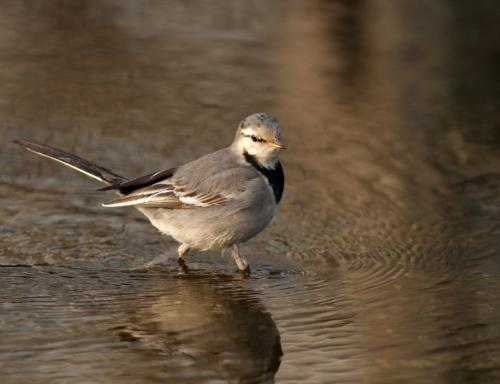
#> input picture src/assets/dataset/bird/0a18deb4-40cd-3f63-8d2b-78381b80.jpg, 500 x 384 px
$ python -i elementselect.py   (imports and definitions only)   (older library calls are emulated)
#> lines starting #> are read from the running program, lines starting #| are printed output that depends on the picture; after the words box and inside, x2 and y2 are one past the last pixel; in counts of white or black regions, pixels touching at a corner belong together
import cv2
import numpy as np

def select(filename):
    image = cv2.imread(filename)
#> image is the input picture: shape (384, 500, 3); mean B, G, R 60.1, 79.6, 96.4
    sp = image.shape
#> sp = (384, 500, 3)
    gray = cv2.cvtColor(image, cv2.COLOR_BGR2GRAY)
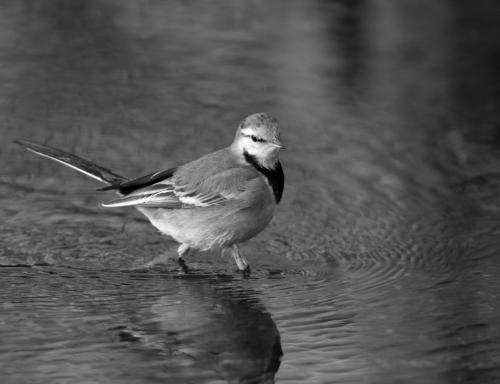
#> gray: shape (384, 500); min 0, max 252, mean 82.4

    gradX = cv2.Sobel(gray, ddepth=cv2.CV_32F, dx=1, dy=0, ksize=-1)
    gradY = cv2.Sobel(gray, ddepth=cv2.CV_32F, dx=0, dy=1, ksize=-1)
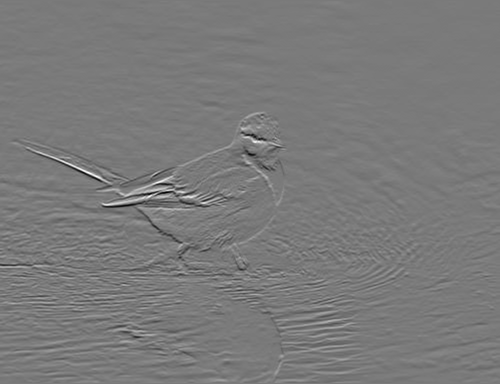
#> gradY: shape (384, 500) float32; min -2758, max 2986, mean 1.4; drawn with min black and max white

    #subtract the y-gradient from the x-gradient
    gradient = cv2.subtract(gradX, gradY)
    gradient = cv2.convertScaleAbs(gradient)
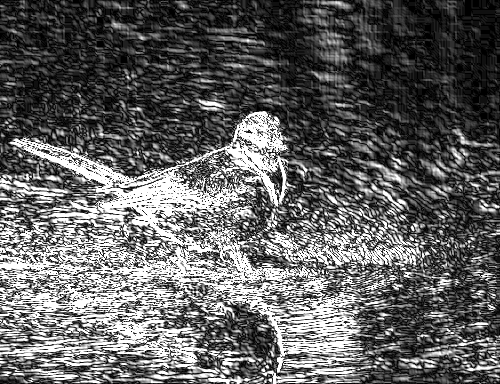
#> gradient: shape (384, 500); min 0, max 255, mean 97.5

    #blur thej threshold the image
    blurred = cv2.blur(gradient, (9, 9))
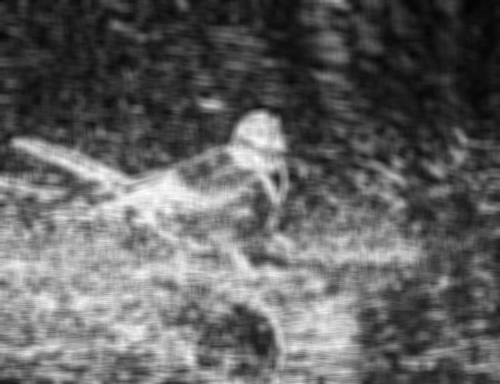
#> blurred: shape (384, 500); min 3, max 252, mean 97.6
    (_, thresh) = cv2.threshold(blurred, 90, 255, cv2.THRESH_BINARY)
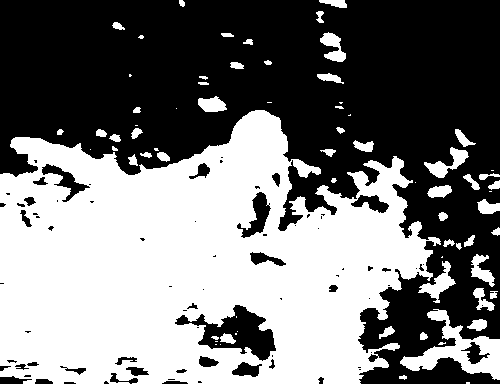
#> thresh: shape (384, 500); 47.1% white; 72 white regions (21 under 20 px), largest, box (x1, y1, x2, y2) and area: (0, 110, 441, 384) 82318, (400, 309, 500, 380) 2468, (418, 261, 456, 303) 539

    kernel = cv2.getStructuringElement(cv2.MORPH_RECT, (25, 25))
    closed = cv2.morphologyEx(thresh, cv2.MORPH_CLOSE, kernel)
#> closed: shape (384, 500); 61.1% white; 9 black regions, largest, box (x1, y1, x2, y2) and area: (0, 0, 336, 159) 44061, (329, 0, 500, 170) 24451, (390, 291, 427, 343) 1756

    #perform a series of erosions and dilations
    closed = cv2.erode(closed, None, iterations=4)
#> closed: shape (384, 500); 56.5% white; 7 black regions, largest, box (x1, y1, x2, y2) and area: (0, 0, 500, 174) 74262, (386, 287, 431, 347) 2532, (363, 360, 470, 384) 2186
    closed = cv2.dilate(closed, None, iterations=4)
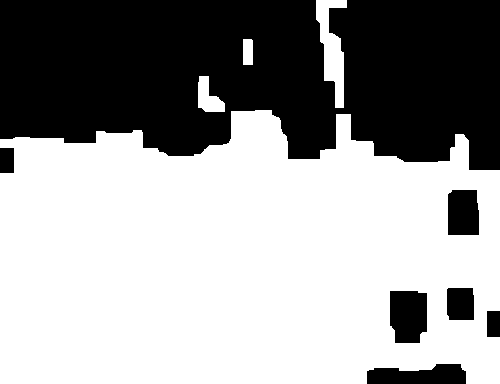
#> closed: shape (384, 500); 60.7% white; 7 black regions

    (im2, cnts, opt) = cv2.findContours(closed.copy(), cv2.RETR_EXTERNAL, cv2.CHAIN_APPROX_SIMPLE)
#> cnts = 4 contours; box (x1, y1, x2, y2) and area: (0, 110, 500, 384) 116998, (316, 0, 347, 108) 1547, (198, 76, 225, 112) 536, (243, 39, 253, 65) 224; opt = [[1, -1, -1, -1], [2, 0, -1, -1], [3, 1, -1, -1], [-1, 2, -1, -1]]
    #print cv2.contourArea(cnts);
    # cv2.imshow("Image", im2)
    # cv2.waitKey(0)
    c = sorted(cnts, key=cv2.contourArea, reverse=True)[0]
#> c = contour of 160 points, box (x1, y1, x2, y2) (0, 110, 500, 384), area 116998

    #compute the rotated bounding box of the largest contour
    rect = cv2.minAreaRect(c)
#> rect = ((249.5, 246.5), (273, 499), -90)
    box = np.int0(cv2.boxPoints(rect))
#> box = [[498, 382], [0, 382], [0, 110], [498, 110]]

    # [4 lines of commented-out code are left out]

    Xs = [i[0] for i in box]
#> Xs = [498, 0, 0, 498]
    Ys = [i[1] for i in box]
#> Ys = [382, 382, 110, 110]
    x1 = max(min(Xs),0)
#> x1 = 0
    x2 = min(max(Xs),sp[1])
#> x2 = 498
    y1 = max(min(Ys),0)
#> y1 = 110
    y2 = min(max(Ys),sp[0])
#> y2 = 382
    hight = y2 - y1
#> hight = 272
    width = x2 - x1
#> width = 498
    cropImg = image[y1:y2, x1:x2]
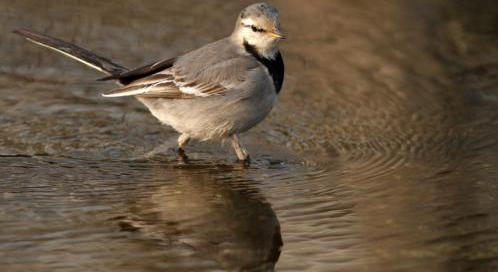
#> cropImg: shape (272, 498, 3); mean B, G, R 63.8, 83.5, 100.4
    # cv2.imshow("Image", cropImg)
    # cv2.waitKey(0)
    cv2.imwrite(filename, cropImg)

# select("d:/2data/dataset/bird9.jpg")

>>> result = select('../src/assets/dataset/bird/0a18deb4-40cd-3f63-8d2b-78381b80.jpg')

$ run again, on src/assets/dataset/bird/0ac70f33-b02d-3aeb-9944-29268a07.jpg
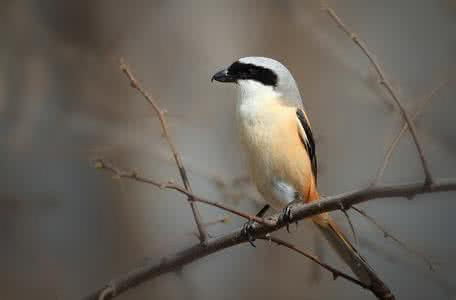
#> input picture src/assets/dataset/bird/0ac70f33-b02d-3aeb-9944-29268a07.jpg, 456 x 300 px
#> in select, image is the input picture: shape (300, 456, 3); mean B, G, R 89.5, 97.9, 104.2
#> in select, `(_, thresh) = cv2.threshold(blurred, 90, 255, cv2.THRESH_BINARY)`:
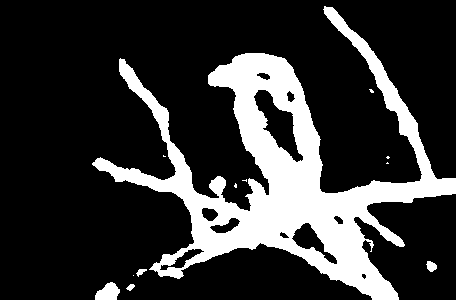
#> thresh: shape (300, 456); 20.9% white; 12 white regions (7 under 20 px), largest, box (x1, y1, x2, y2) and area: (92, 6, 456, 300) 28075, (95, 282, 120, 300) 314, (426, 261, 437, 272) 84, (136, 269, 147, 277) 45, (126, 284, 135, 291) 38
#> cnts = 6 contours; box (x1, y1, x2, y2) and area: (96, 53, 456, 300) 31997, (95, 282, 134, 300) 559, (120, 65, 142, 92) 324, (153, 106, 169, 130) 272, (323, 0, 338, 20) 241, (354, 38, 368, 52) 129; opt = [[1, -1, -1, -1], [2, 0, -1, -1], [3, 1, -1, -1], [4, 2, -1, -1], [5, 3, -1, -1], [-1, 4, -1, -1]]
#> c = contour of 492 points, box (x1, y1, x2, y2) (96, 53, 456, 300), area 31997
#> rect = ((275.5, 175.1), (243.4, 359.8), -88.47)
#> box = [[452, 301], [92, 291], [98, 48], [458, 58]]
#> Xs = [452, 92, 98, 458]
#> Ys = [301, 291, 48, 58]
#> x1 = 92
#> x2 = 456
#> y1 = 48
#> y2 = 300
#> hight = 252
#> width = 364
#> in select, `cropImg = image[y1:y2, x1:x2]`:
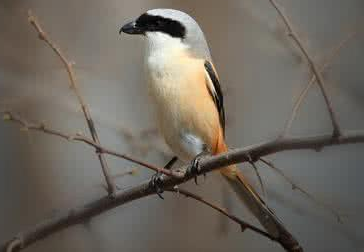
#> cropImg: shape (252, 364, 3); mean B, G, R 93.9, 103, 109.7

$ run again, on src/assets/dataset/bird/2c82f6ab-fff3-39dc-a836-59e85408.jpg
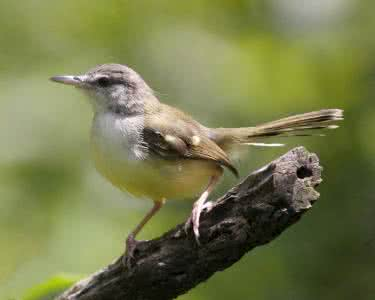
#> input picture src/assets/dataset/bird/2c82f6ab-fff3-39dc-a836-59e85408.jpg, 375 x 300 px
#> in select, image is the input picture: shape (300, 375, 3); mean B, G, R 75.8, 122.7, 118
#> in select, `(_, thresh) = cv2.threshold(blurred, 90, 255, cv2.THRESH_BINARY)`:
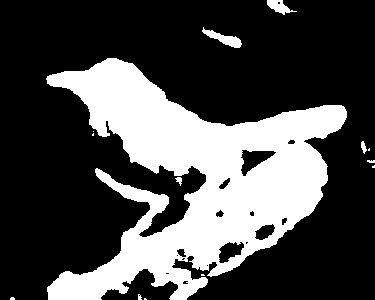
#> thresh: shape (300, 375); 29.4% white; 14 white regions (8 under 20 px), largest, box (x1, y1, x2, y2) and area: (46, 58, 347, 300) 32342, (202, 27, 242, 48) 312, (267, 0, 297, 15) 218, (361, 141, 367, 154) 46, (175, 177, 182, 186) 35, (367, 160, 375, 163) 20
#> cnts = 4 contours; box (x1, y1, x2, y2) and area: (47, 58, 347, 300) 38368, (267, 0, 297, 13) 300, (362, 141, 375, 163) 202, (225, 36, 236, 45) 80; opt = [[1, -1, -1, -1], [2, 0, -1, -1], [3, 1, -1, -1], [-1, 2, -1, -1]]
#> c = contour of 349 points, box (x1, y1, x2, y2) (47, 58, 347, 300), area 38368
#> rect = ((196.8, 179.6), (241.6, 297.5), -89.46)
#> box = [[344, 301], [46, 298], [49, 57], [346, 60]]
#> Xs = [344, 46, 49, 346]
#> Ys = [301, 298, 57, 60]
#> x1 = 46
#> x2 = 346
#> y1 = 57
#> y2 = 300
#> hight = 243
#> width = 300
#> in select, `cropImg = image[y1:y2, x1:x2]`:
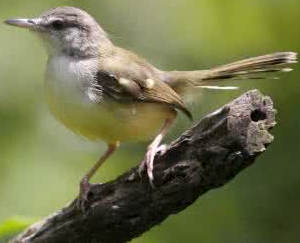
#> cropImg: shape (243, 300, 3); mean B, G, R 74.4, 114.7, 112.2
